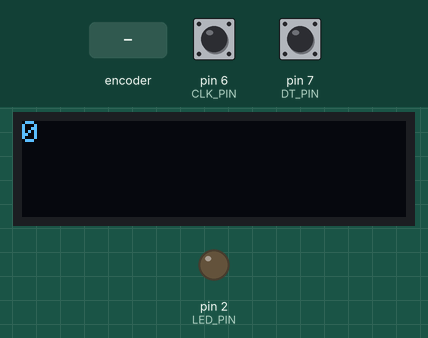
This sketch was run on a simulated Arduino Uno, built with avr-gcc and run on an emulated ATmega328P. On the bench: 128×32 one-colour display, output pins drawn as LEDs (lit = HIGH). The inputs (shaded band) are chosen by the test bench; at power-on: pin 6 (CLK_PIN) HIGH, pin 7 (DT_PIN) HIGH. What the sketch prints to the serial monitor is not drawn.

Above: at 1.3 s.
1.4 s: rotary encoder on pin 6 (CLK_PIN) / pin 7 (DT_PIN) turned 2 steps (second pin leading)
At 2.0 s:
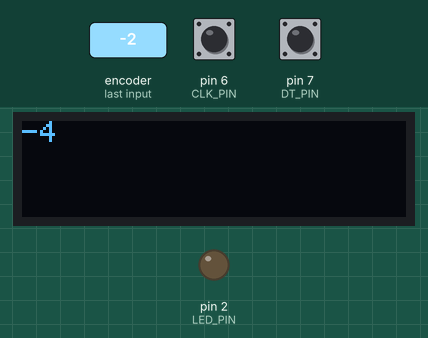
3.3 s: rotary encoder on pin 6 (CLK_PIN) / pin 7 (DT_PIN) turned 3 steps (first pin leading)
At 5.0 s:
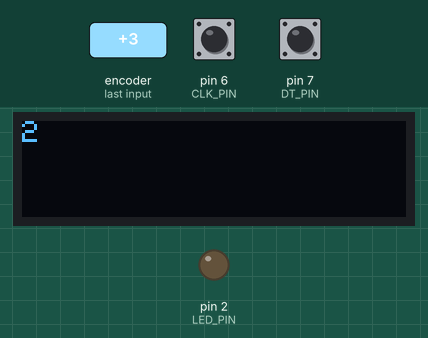
5.4 s: rotary encoder on pin 6 (CLK_PIN) / pin 7 (DT_PIN) turned 1 step (first pin leading)
At 6.4 s:
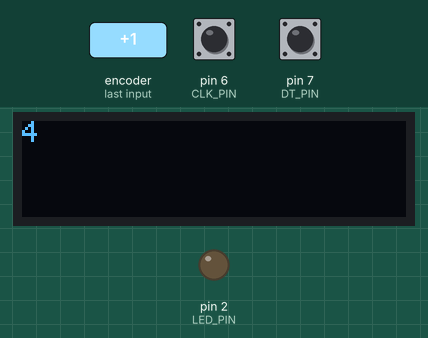
Timing chart, 0 to 8.4 s (numbered marks = the images above; inputs shaded):
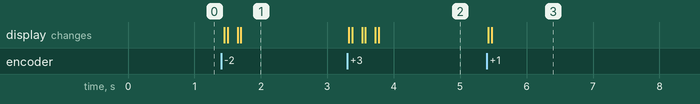

Measured:
- after the input at 1.4 s, the display: first changes after 0.05 s (image 1 shows a later state)
- after the input at 3.3 s, the display: first changes at once (image 2 shows a later state)
- after the input at 5.4 s, the display: first changes at once (image 3 shows a later state)

The sketch:

arduino_rotary_encoder_oled.ino
```cpp
#include <SSD1306AsciiWire.h>
#include <SSD1306Ascii.h>

#define OLED_I2C_ADDRESS 0x3C
SSD1306AsciiWire display;

#define CLK_PIN 6
#define DT_PIN 7
#define LED_PIN 2

#define DEBUG_SERIAL_BAUD 115200

int state_CLK;
int prevState_CLK;
int count = 0;

void setupDisplay()
{
	display.begin(&Adafruit128x32, OLED_I2C_ADDRESS);
	display.set400kHz();
	display.setFont(Adafruit5x7);
	display.clear();
	display.setCursor(0, 0);
	display.print(F("Ready"));
}

int getCLK()
{
	return digitalRead(CLK_PIN);
}

int getDT()
{
	return digitalRead(DT_PIN);
}

void setup()
{

	Serial.begin(DEBUG_SERIAL_BAUD);

	pinMode(CLK_PIN, INPUT);
	pinMode(DT_PIN, INPUT);
	pinMode(LED_PIN, OUTPUT);

	prevState_CLK = getCLK();

	Serial.println(count);

	setupDisplay();
	setupDisplay();
	display.clear();
	display.print(count);
}

int getPulse()
{
	int state_CLK = getCLK();

	// no change, no pulse
	if (state_CLK == prevState_CLK)
	{
		return 0;
	}

	// a pulse occured
	prevState_CLK = state_CLK;

	// find direction
	int state_DT = getDT();
	// clock wise
	if (state_DT != state_CLK)
	{
		return 1;
	}
	// counter-clock wise
	return -1;
}


void loop()
{
	int pulse = getPulse();

	if (pulse != 0)
	{
		count += pulse;
		display.clear();
		display.print(count);
		//Serial.println(count);
		digitalWrite(LED_PIN, HIGH);
		delay(1);
		digitalWrite(LED_PIN, LOW);
	}
}
```
